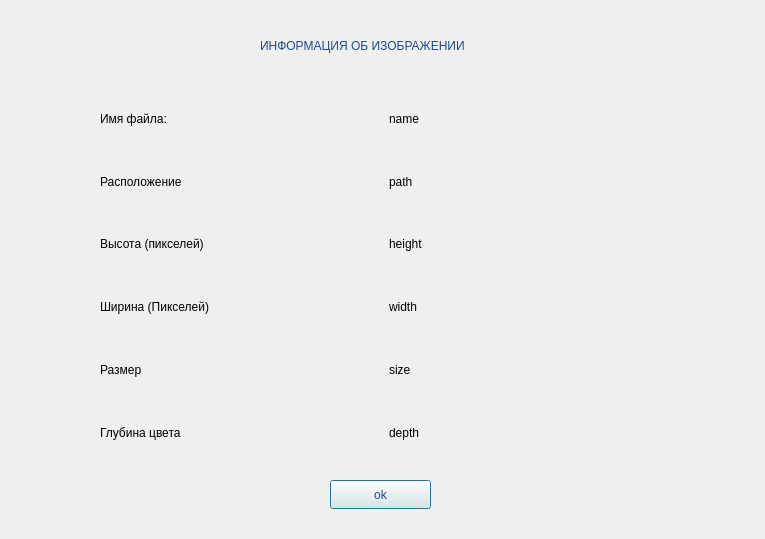
<?xml version="1.0" encoding="UTF-8"?>
<ui version="4.0">
 <class>information</class>
 <widget class="QDialog" name="information">
  <property name="geometry">
   <rect>
    <x>0</x>
    <y>0</y>
    <width>765</width>
    <height>539</height>
   </rect>
  </property>
  <property name="windowTitle">
   <string>Dialog</string>
  </property>
  <widget class="QPushButton" name="ok">
   <property name="geometry">
    <rect>
     <x>330</x>
     <y>480</y>
     <width>101</width>
     <height>29</height>
    </rect>
   </property>
   <property name="palette">
    <palette>
     <active>
      <colorrole role="WindowText">
       <brush brushstyle="SolidPattern">
        <color alpha="255">
         <red>32</red>
         <green>74</green>
         <blue>135</blue>
        </color>
       </brush>
      </colorrole>
      <colorrole role="Text">
       <brush brushstyle="SolidPattern">
        <color alpha="255">
         <red>32</red>
         <green>74</green>
         <blue>135</blue>
        </color>
       </brush>
      </colorrole>
      <colorrole role="ButtonText">
       <brush brushstyle="SolidPattern">
        <color alpha="255">
         <red>32</red>
         <green>74</green>
         <blue>135</blue>
        </color>
       </brush>
      </colorrole>
      <colorrole role="PlaceholderText">
       <brush brushstyle="SolidPattern">
        <color alpha="128">
         <red>32</red>
         <green>74</green>
         <blue>135</blue>
        </color>
       </brush>
      </colorrole>
     </active>
     <inactive>
      <colorrole role="WindowText">
       <brush brushstyle="SolidPattern">
        <color alpha="255">
         <red>32</red>
         <green>74</green>
         <blue>135</blue>
        </color>
       </brush>
      </colorrole>
      <colorrole role="Text">
       <brush brushstyle="SolidPattern">
        <color alpha="255">
         <red>32</red>
         <green>74</green>
         <blue>135</blue>
        </color>
       </brush>
      </colorrole>
      <colorrole role="ButtonText">
       <brush brushstyle="SolidPattern">
        <color alpha="255">
         <red>32</red>
         <green>74</green>
         <blue>135</blue>
        </color>
       </brush>
      </colorrole>
      <colorrole role="PlaceholderText">
       <brush brushstyle="SolidPattern">
        <color alpha="128">
         <red>32</red>
         <green>74</green>
         <blue>135</blue>
        </color>
       </brush>
      </colorrole>
     </inactive>
     <disabled>
      <colorrole role="WindowText">
       <brush brushstyle="SolidPattern">
        <color alpha="255">
         <red>190</red>
         <green>190</green>
         <blue>190</blue>
        </color>
       </brush>
      </colorrole>
      <colorrole role="Text">
       <brush brushstyle="SolidPattern">
        <color alpha="255">
         <red>190</red>
         <green>190</green>
         <blue>190</blue>
        </color>
       </brush>
      </colorrole>
      <colorrole role="ButtonText">
       <brush brushstyle="SolidPattern">
        <color alpha="255">
         <red>190</red>
         <green>190</green>
         <blue>190</blue>
        </color>
       </brush>
      </colorrole>
      <colorrole role="PlaceholderText">
       <brush brushstyle="SolidPattern">
        <color alpha="128">
         <red>0</red>
         <green>0</green>
         <blue>0</blue>
        </color>
       </brush>
      </colorrole>
     </disabled>
    </palette>
   </property>
   <property name="text">
    <string>ok</string>
   </property>
  </widget>
  <widget class="QWidget" name="layoutWidget">
   <property name="geometry">
    <rect>
     <x>100</x>
     <y>90</y>
     <width>571</width>
     <height>371</height>
    </rect>
   </property>
   <layout class="QGridLayout" name="gridLayout">
    <item row="0" column="0">
     <widget class="QLabel" name="label">
      <property name="text">
       <string>Имя файла:</string>
      </property>
     </widget>
    </item>
    <item row="0" column="1">
     <widget class="QLabel" name="name">
      <property name="text">
       <string>name</string>
      </property>
     </widget>
    </item>
    <item row="1" column="0">
     <widget class="QLabel" name="label_2">
      <property name="text">
       <string>Расположение</string>
      </property>
     </widget>
    </item>
    <item row="1" column="1">
     <widget class="QLabel" name="path">
      <property name="text">
       <string>path</string>
      </property>
     </widget>
    </item>
    <item row="2" column="0">
     <widget class="QLabel" name="label_4">
      <property name="text">
       <string>Высота (пикселей)</string>
      </property>
     </widget>
    </item>
    <item row="2" column="1">
     <widget class="QLabel" name="height">
      <property name="text">
       <string>height</string>
      </property>
     </widget>
    </item>
    <item row="3" column="0">
     <widget class="QLabel" name="label_3">
      <property name="text">
       <string>Ширина (Пикселей)</string>
      </property>
     </widget>
    </item>
    <item row="3" column="1">
     <widget class="QLabel" name="width">
      <property name="text">
       <string>width</string>
      </property>
     </widget>
    </item>
    <item row="4" column="0">
     <widget class="QLabel" name="label_5">
      <property name="text">
       <string>Размер</string>
      </property>
     </widget>
    </item>
    <item row="4" column="1">
     <widget class="QLabel" name="size">
      <property name="text">
       <string>size</string>
      </property>
     </widget>
    </item>
    <item row="5" column="0">
     <widget class="QLabel" name="label_6">
      <property name="text">
       <string>Глубина цвета</string>
      </property>
     </widget>
    </item>
    <item row="5" column="1">
     <widget class="QLabel" name="depth">
      <property name="text">
       <string>depth</string>
      </property>
     </widget>
    </item>
   </layout>
  </widget>
  <widget class="QLabel" name="label_7">
   <property name="geometry">
    <rect>
     <x>260</x>
     <y>30</y>
     <width>291</width>
     <height>31</height>
    </rect>
   </property>
   <property name="palette">
    <palette>
     <active>
      <colorrole role="WindowText">
       <brush brushstyle="SolidPattern">
        <color alpha="255">
         <red>32</red>
         <green>74</green>
         <blue>135</blue>
        </color>
       </brush>
      </colorrole>
      <colorrole role="Button">
       <brush brushstyle="SolidPattern">
        <color alpha="255">
         <red>239</red>
         <green>239</green>
         <blue>239</blue>
        </color>
       </brush>
      </colorrole>
      <colorrole role="Light">
       <brush brushstyle="SolidPattern">
        <color alpha="255">
         <red>255</red>
         <green>255</green>
         <blue>255</blue>
        </color>
       </brush>
      </colorrole>
      <colorrole role="Midlight">
       <brush brushstyle="SolidPattern">
        <color alpha="255">
         <red>247</red>
         <green>247</green>
         <blue>247</blue>
        </color>
       </brush>
      </colorrole>
      <colorrole role="Dark">
       <brush brushstyle="SolidPattern">
        <color alpha="255">
         <red>119</red>
         <green>119</green>
         <blue>119</blue>
        </color>
       </brush>
      </colorrole>
      <colorrole role="Mid">
       <brush brushstyle="SolidPattern">
        <color alpha="255">
         <red>159</red>
         <green>159</green>
         <blue>159</blue>
        </color>
       </brush>
      </colorrole>
      <colorrole role="Text">
       <brush brushstyle="SolidPattern">
        <color alpha="255">
         <red>114</red>
         <green>159</green>
         <blue>207</blue>
        </color>
       </brush>
      </colorrole>
      <colorrole role="BrightText">
       <brush brushstyle="SolidPattern">
        <color alpha="255">
         <red>255</red>
         <green>255</green>
         <blue>255</blue>
        </color>
       </brush>
      </colorrole>
      <colorrole role="ButtonText">
       <brush brushstyle="SolidPattern">
        <color alpha="255">
         <red>0</red>
         <green>0</green>
         <blue>0</blue>
        </color>
       </brush>
      </colorrole>
      <colorrole role="Base">
       <brush brushstyle="SolidPattern">
        <color alpha="255">
         <red>255</red>
         <green>255</green>
         <blue>255</blue>
        </color>
       </brush>
      </colorrole>
      <colorrole role="Window">
       <brush brushstyle="SolidPattern">
        <color alpha="255">
         <red>239</red>
         <green>239</green>
         <blue>239</blue>
        </color>
       </brush>
      </colorrole>
      <colorrole role="Shadow">
       <brush brushstyle="SolidPattern">
        <color alpha="255">
         <red>0</red>
         <green>0</green>
         <blue>0</blue>
        </color>
       </brush>
      </colorrole>
      <colorrole role="AlternateBase">
       <brush brushstyle="SolidPattern">
        <color alpha="255">
         <red>247</red>
         <green>247</green>
         <blue>247</blue>
        </color>
       </brush>
      </colorrole>
      <colorrole role="ToolTipBase">
       <brush brushstyle="SolidPattern">
        <color alpha="255">
         <red>255</red>
         <green>255</green>
         <blue>220</blue>
        </color>
       </brush>
      </colorrole>
      <colorrole role="ToolTipText">
       <brush brushstyle="SolidPattern">
        <color alpha="255">
         <red>0</red>
         <green>0</green>
         <blue>0</blue>
        </color>
       </brush>
      </colorrole>
      <colorrole role="PlaceholderText">
       <brush brushstyle="SolidPattern">
        <color alpha="128">
         <red>114</red>
         <green>159</green>
         <blue>207</blue>
        </color>
       </brush>
      </colorrole>
     </active>
     <inactive>
      <colorrole role="WindowText">
       <brush brushstyle="SolidPattern">
        <color alpha="255">
         <red>32</red>
         <green>74</green>
         <blue>135</blue>
        </color>
       </brush>
      </colorrole>
      <colorrole role="Button">
       <brush brushstyle="SolidPattern">
        <color alpha="255">
         <red>239</red>
         <green>239</green>
         <blue>239</blue>
        </color>
       </brush>
      </colorrole>
      <colorrole role="Light">
       <brush brushstyle="SolidPattern">
        <color alpha="255">
         <red>255</red>
         <green>255</green>
         <blue>255</blue>
        </color>
       </brush>
      </colorrole>
      <colorrole role="Midlight">
       <brush brushstyle="SolidPattern">
        <color alpha="255">
         <red>247</red>
         <green>247</green>
         <blue>247</blue>
        </color>
       </brush>
      </colorrole>
      <colorrole role="Dark">
       <brush brushstyle="SolidPattern">
        <color alpha="255">
         <red>119</red>
         <green>119</green>
         <blue>119</blue>
        </color>
       </brush>
      </colorrole>
      <colorrole role="Mid">
       <brush brushstyle="SolidPattern">
        <color alpha="255">
         <red>159</red>
         <green>159</green>
         <blue>159</blue>
        </color>
       </brush>
      </colorrole>
      <colorrole role="Text">
       <brush brushstyle="SolidPattern">
        <color alpha="255">
         <red>114</red>
         <green>159</green>
         <blue>207</blue>
        </color>
       </brush>
      </colorrole>
      <colorrole role="BrightText">
       <brush brushstyle="SolidPattern">
        <color alpha="255">
         <red>255</red>
         <green>255</green>
         <blue>255</blue>
        </color>
       </brush>
      </colorrole>
      <colorrole role="ButtonText">
       <brush brushstyle="SolidPattern">
        <color alpha="255">
         <red>0</red>
         <green>0</green>
         <blue>0</blue>
        </color>
       </brush>
      </colorrole>
      <colorrole role="Base">
       <brush brushstyle="SolidPattern">
        <color alpha="255">
         <red>255</red>
         <green>255</green>
         <blue>255</blue>
        </color>
       </brush>
      </colorrole>
      <colorrole role="Window">
       <brush brushstyle="SolidPattern">
        <color alpha="255">
         <red>239</red>
         <green>239</green>
         <blue>239</blue>
        </color>
       </brush>
      </colorrole>
      <colorrole role="Shadow">
       <brush brushstyle="SolidPattern">
        <color alpha="255">
         <red>0</red>
         <green>0</green>
         <blue>0</blue>
        </color>
       </brush>
      </colorrole>
      <colorrole role="AlternateBase">
       <brush brushstyle="SolidPattern">
        <color alpha="255">
         <red>247</red>
         <green>247</green>
         <blue>247</blue>
        </color>
       </brush>
      </colorrole>
      <colorrole role="ToolTipBase">
       <brush brushstyle="SolidPattern">
        <color alpha="255">
         <red>255</red>
         <green>255</green>
         <blue>220</blue>
        </color>
       </brush>
      </colorrole>
      <colorrole role="ToolTipText">
       <brush brushstyle="SolidPattern">
        <color alpha="255">
         <red>0</red>
         <green>0</green>
         <blue>0</blue>
        </color>
       </brush>
      </colorrole>
      <colorrole role="PlaceholderText">
       <brush brushstyle="SolidPattern">
        <color alpha="128">
         <red>114</red>
         <green>159</green>
         <blue>207</blue>
        </color>
       </brush>
      </colorrole>
     </inactive>
     <disabled>
      <colorrole role="WindowText">
       <brush brushstyle="SolidPattern">
        <color alpha="255">
         <red>119</red>
         <green>119</green>
         <blue>119</blue>
        </color>
       </brush>
      </colorrole>
      <colorrole role="Button">
       <brush brushstyle="SolidPattern">
        <color alpha="255">
         <red>239</red>
         <green>239</green>
         <blue>239</blue>
        </color>
       </brush>
      </colorrole>
      <colorrole role="Light">
       <brush brushstyle="SolidPattern">
        <color alpha="255">
         <red>255</red>
         <green>255</green>
         <blue>255</blue>
        </color>
       </brush>
      </colorrole>
      <colorrole role="Midlight">
       <brush brushstyle="SolidPattern">
        <color alpha="255">
         <red>247</red>
         <green>247</green>
         <blue>247</blue>
        </color>
       </brush>
      </colorrole>
      <colorrole role="Dark">
       <brush brushstyle="SolidPattern">
        <color alpha="255">
         <red>119</red>
         <green>119</green>
         <blue>119</blue>
        </color>
       </brush>
      </colorrole>
      <colorrole role="Mid">
       <brush brushstyle="SolidPattern">
        <color alpha="255">
         <red>159</red>
         <green>159</green>
         <blue>159</blue>
        </color>
       </brush>
      </colorrole>
      <colorrole role="Text">
       <brush brushstyle="SolidPattern">
        <color alpha="255">
         <red>119</red>
         <green>119</green>
         <blue>119</blue>
        </color>
       </brush>
      </colorrole>
      <colorrole role="BrightText">
       <brush brushstyle="SolidPattern">
        <color alpha="255">
         <red>255</red>
         <green>255</green>
         <blue>255</blue>
        </color>
       </brush>
      </colorrole>
      <colorrole role="ButtonText">
       <brush brushstyle="SolidPattern">
        <color alpha="255">
         <red>119</red>
         <green>119</green>
         <blue>119</blue>
        </color>
       </brush>
      </colorrole>
      <colorrole role="Base">
       <brush brushstyle="SolidPattern">
        <color alpha="255">
         <red>239</red>
         <green>239</green>
         <blue>239</blue>
        </color>
       </brush>
      </colorrole>
      <colorrole role="Window">
       <brush brushstyle="SolidPattern">
        <color alpha="255">
         <red>239</red>
         <green>239</green>
         <blue>239</blue>
        </color>
       </brush>
      </colorrole>
      <colorrole role="Shadow">
       <brush brushstyle="SolidPattern">
        <color alpha="255">
         <red>0</red>
         <green>0</green>
         <blue>0</blue>
        </color>
       </brush>
      </colorrole>
      <colorrole role="AlternateBase">
       <brush brushstyle="SolidPattern">
        <color alpha="255">
         <red>239</red>
         <green>239</green>
         <blue>239</blue>
        </color>
       </brush>
      </colorrole>
      <colorrole role="ToolTipBase">
       <brush brushstyle="SolidPattern">
        <color alpha="255">
         <red>255</red>
         <green>255</green>
         <blue>220</blue>
        </color>
       </brush>
      </colorrole>
      <colorrole role="ToolTipText">
       <brush brushstyle="SolidPattern">
        <color alpha="255">
         <red>0</red>
         <green>0</green>
         <blue>0</blue>
        </color>
       </brush>
      </colorrole>
      <colorrole role="PlaceholderText">
       <brush brushstyle="SolidPattern">
        <color alpha="128">
         <red>0</red>
         <green>0</green>
         <blue>0</blue>
        </color>
       </brush>
      </colorrole>
     </disabled>
    </palette>
   </property>
   <property name="text">
    <string>ИНФОРМАЦИЯ ОБ ИЗОБРАЖЕНИИ</string>
   </property>
  </widget>
 </widget>
 <resources/>
 <connections/>
</ui>
